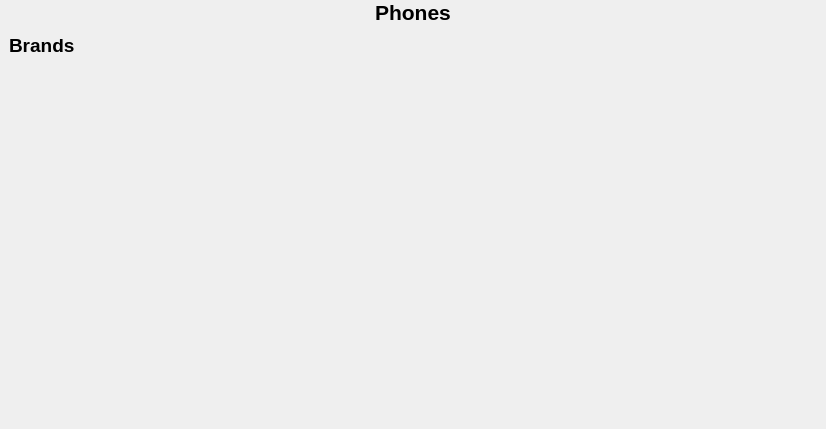
<?xml version="1.0" encoding="UTF-8"?>
<ui version="4.0">
 <class>CentralWidget</class>
 <widget class="QWidget" name="CentralWidget">
  <property name="geometry">
   <rect>
    <x>0</x>
    <y>0</y>
    <width>826</width>
    <height>429</height>
   </rect>
  </property>
  <property name="windowTitle">
   <string>Form</string>
  </property>
  <property name="autoFillBackground">
   <bool>false</bool>
  </property>
  <layout class="QVBoxLayout" name="verticalLayout">
   <property name="spacing">
    <number>0</number>
   </property>
   <property name="leftMargin">
    <number>0</number>
   </property>
   <property name="topMargin">
    <number>0</number>
   </property>
   <property name="rightMargin">
    <number>0</number>
   </property>
   <property name="bottomMargin">
    <number>0</number>
   </property>
   <item>
    <widget class="QLabel" name="phones">
     <property name="text">
      <string>&lt;html&gt;&lt;head/&gt;&lt;body&gt;&lt;p&gt;&lt;span style=&quot; font-size:16pt; font-weight:600;color: black;&quot;&gt;Phones&lt;/span&gt;&lt;/p&gt;&lt;/body&gt;&lt;/html&gt;</string>
     </property>
     <property name="alignment">
      <set>Qt::AlignCenter</set>
     </property>
    </widget>
   </item>
   <item>
    <widget class="QStackedWidget" name="stackedWidget">
     <property name="currentIndex">
      <number>0</number>
     </property>
     <widget class="QWidget" name="mainPage">
      <layout class="QVBoxLayout" name="verticalLayout_3">
       <item>
        <widget class="QLabel" name="label_9">
         <property name="sizePolicy">
          <sizepolicy hsizetype="Preferred" vsizetype="Fixed">
           <horstretch>0</horstretch>
           <verstretch>0</verstretch>
          </sizepolicy>
         </property>
         <property name="text">
          <string>&lt;html&gt;&lt;head/&gt;&lt;body&gt;&lt;p&gt;&lt;span style=&quot; font-size:14pt; font-weight:600; color:#000000;&quot;&gt;Brands&lt;/span&gt;&lt;/p&gt;&lt;/body&gt;&lt;/html&gt;</string>
         </property>
        </widget>
       </item>
       <item>
        <layout class="QVBoxLayout" name="verticalLayout_2">
         <item>
          <layout class="QHBoxLayout" name="horizontalLayout" stretch="0,0,0,0,0">
           <property name="sizeConstraint">
            <enum>QLayout::SetDefaultConstraint</enum>
           </property>
           <item>
            <widget class="ClickableLabel" name="huaweiImage">
             <property name="sizePolicy">
              <sizepolicy hsizetype="Preferred" vsizetype="Preferred">
               <horstretch>0</horstretch>
               <verstretch>0</verstretch>
              </sizepolicy>
             </property>
             <property name="text">
              <string>&lt;html&gt;&lt;head/&gt;&lt;body&gt;&lt;p&gt;&lt;img src=&quot;:/pictures/hua.jpg&quot;/&gt;&lt;/p&gt;&lt;/body&gt;&lt;/html&gt;</string>
             </property>
            </widget>
           </item>
           <item>
            <widget class="ClickableLabel" name="iPhoneImage">
             <property name="sizePolicy">
              <sizepolicy hsizetype="Preferred" vsizetype="Preferred">
               <horstretch>0</horstretch>
               <verstretch>0</verstretch>
              </sizepolicy>
             </property>
             <property name="text">
              <string>&lt;html&gt;&lt;head/&gt;&lt;body&gt;&lt;p&gt;&lt;img src=&quot;:/pictures/iphone.jpg&quot;/&gt;&lt;/p&gt;&lt;/body&gt;&lt;/html&gt;</string>
             </property>
            </widget>
           </item>
           <item>
            <widget class="ClickableLabel" name="meizuImage">
             <property name="sizePolicy">
              <sizepolicy hsizetype="Preferred" vsizetype="Preferred">
               <horstretch>0</horstretch>
               <verstretch>0</verstretch>
              </sizepolicy>
             </property>
             <property name="text">
              <string>&lt;html&gt;&lt;head/&gt;&lt;body&gt;&lt;p&gt;&lt;img src=&quot;:/pictures/meizu.jpg&quot;/&gt;&lt;/p&gt;&lt;/body&gt;&lt;/html&gt;</string>
             </property>
            </widget>
           </item>
           <item>
            <widget class="ClickableLabel" name="miImage">
             <property name="sizePolicy">
              <sizepolicy hsizetype="Preferred" vsizetype="Preferred">
               <horstretch>0</horstretch>
               <verstretch>0</verstretch>
              </sizepolicy>
             </property>
             <property name="text">
              <string>&lt;html&gt;&lt;head/&gt;&lt;body&gt;&lt;p&gt;&lt;img src=&quot;:/pictures/mi.jpg&quot;/&gt;&lt;/p&gt;&lt;/body&gt;&lt;/html&gt;</string>
             </property>
            </widget>
           </item>
           <item>
            <spacer name="horizontalSpacer_2">
             <property name="orientation">
              <enum>Qt::Horizontal</enum>
             </property>
             <property name="sizeType">
              <enum>QSizePolicy::Fixed</enum>
             </property>
             <property name="sizeHint" stdset="0">
              <size>
               <width>300</width>
               <height>20</height>
              </size>
             </property>
            </spacer>
           </item>
          </layout>
         </item>
         <item>
          <layout class="QHBoxLayout" name="horizontalLayout_2">
           <item>
            <widget class="ClickableLabel" name="nokiaImage">
             <property name="text">
              <string>&lt;html&gt;&lt;head/&gt;&lt;body&gt;&lt;p&gt;&lt;img src=&quot;:/pictures/nokia.jpg&quot;/&gt;&lt;/p&gt;&lt;/body&gt;&lt;/html&gt;</string>
             </property>
            </widget>
           </item>
           <item>
            <widget class="ClickableLabel" name="samsungImage">
             <property name="text">
              <string>&lt;html&gt;&lt;head/&gt;&lt;body&gt;&lt;p&gt;&lt;img src=&quot;:/pictures/samsung.jpg&quot;/&gt;&lt;/p&gt;&lt;/body&gt;&lt;/html&gt;</string>
             </property>
            </widget>
           </item>
           <item>
            <widget class="ClickableLabel" name="sonyImage">
             <property name="text">
              <string>&lt;html&gt;&lt;head/&gt;&lt;body&gt;&lt;p&gt;&lt;img src=&quot;:/pictures/sony.jpg&quot;/&gt;&lt;/p&gt;&lt;/body&gt;&lt;/html&gt;</string>
             </property>
            </widget>
           </item>
           <item>
            <widget class="ClickableLabel" name="asusImage">
             <property name="text">
              <string>&lt;html&gt;&lt;head/&gt;&lt;body&gt;&lt;p&gt;&lt;img src=&quot;:/pictures/asus.jpg&quot;/&gt;&lt;/p&gt;&lt;/body&gt;&lt;/html&gt;</string>
             </property>
            </widget>
           </item>
           <item>
            <spacer name="horizontalSpacer">
             <property name="orientation">
              <enum>Qt::Horizontal</enum>
             </property>
             <property name="sizeType">
              <enum>QSizePolicy::Fixed</enum>
             </property>
             <property name="sizeHint" stdset="0">
              <size>
               <width>300</width>
               <height>20</height>
              </size>
             </property>
            </spacer>
           </item>
          </layout>
         </item>
        </layout>
       </item>
       <item>
        <spacer name="verticalSpacer">
         <property name="orientation">
          <enum>Qt::Vertical</enum>
         </property>
         <property name="sizeType">
          <enum>QSizePolicy::Fixed</enum>
         </property>
         <property name="sizeHint" stdset="0">
          <size>
           <width>20</width>
           <height>100</height>
          </size>
         </property>
        </spacer>
       </item>
       <item>
        <widget class="Phone" name="widget" native="true"/>
       </item>
      </layout>
     </widget>
     <widget class="QWidget" name="huaweiPage">
      <layout class="QVBoxLayout" name="verticalLayout_4"/>
     </widget>
    </widget>
   </item>
  </layout>
 </widget>
 <customwidgets>
  <customwidget>
   <class>ClickableLabel</class>
   <extends>QLabel</extends>
   <header location="global">clickablelabel.h</header>
  </customwidget>
  <customwidget>
   <class>Phone</class>
   <extends>QWidget</extends>
   <header location="global">phone.h</header>
   <container>1</container>
  </customwidget>
 </customwidgets>
 <resources/>
 <connections/>
</ui>
